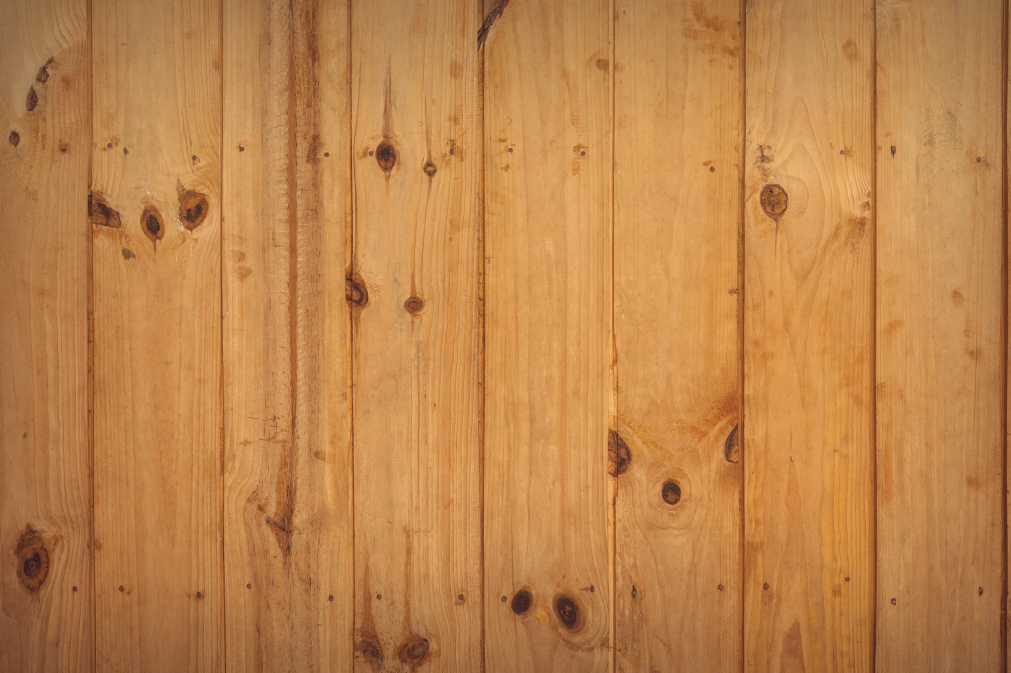
#> input picture images/2017-11-01-17-08-08.jpg, 4043 x 2690 px (shown at 1/4 size)
$ python gmsr_inspection.py images/2017-11-01-17-08-08.jpg out.png 3
#> lines starting #> are read from the running program, lines starting #| are printed output that depends on the picture
import numpy as np
import matplotlib.pyplot as plt
from scipy import ndimage
from skimage import io, color, img_as_float, measure
from skimage.morphology import binary_dilation
from concurrent.futures import ThreadPoolExecutor, ProcessPoolExecutor
import multiprocessing
try:
    import cupy as cp
    HAS_GPU = True
    print("GPU acceleration enabled")
except ImportError:
    HAS_GPU = False
    print("GPU acceleration not available. Install CuPy for GPU support.")

# [28 lines left out: functions compute_gaussian_derivative_filters, process_region, not called in this run]

def extract_gmsr(image, tau_g=2.0, high_threshold=0.2, low_threshold=0.15, num_cores=8):
    """
    Extract Gradient Magnitude based Support Regions with GPU acceleration
    Args:
        image: Input image
        tau_g: Scale parameter for Gaussian derivatives
        high_threshold: Higher threshold for hysteresis
        low_threshold: Lower threshold for hysteresis
        num_cores: Number of CPU cores to use for parallel processing (default: 8)
    """
    if HAS_GPU:
        # Move image to GPU
        image_gpu = cp.asarray(image)

        # Get Gaussian derivative filters (already on GPU)
        gx, gy = compute_gaussian_derivative_filters(tau_g)

        # Compute gradients on GPU
        Gx = cp.array(ndimage.convolve(cp.asnumpy(image_gpu), cp.asnumpy(gx), mode='reflect'))
        Gy = cp.array(ndimage.convolve(cp.asnumpy(image_gpu), cp.asnumpy(gy), mode='reflect'))

        # Compute magnitude on GPU
        M = cp.sqrt(Gx**2 + Gy**2)
        M = M / cp.max(M)

        # Move back to CPU for thresholding
        M = cp.asnumpy(M)
    else:
        # CPU-only computation
        gx, gy = compute_gaussian_derivative_filters(tau_g)
        Gx = ndimage.convolve(image, gx, mode='reflect')
        Gy = ndimage.convolve(image, gy, mode='reflect')
        M = np.sqrt(Gx**2 + Gy**2)
        M = M / np.max(M)

    # Thresholding
    high_mask = M > high_threshold
    low_mask = M > low_threshold

    # Label regions
    labels, num_labels = ndimage.label(high_mask)
    print(f"Found {num_labels} initial regions")

    # Prepare regions for parallel processing
    regions = [(labels == label, low_mask) for label in range(1, num_labels + 1)]

    # Use specified number of cores
    num_cores = min(num_cores, multiprocessing.cpu_count())
    print(f"Processing regions using {num_cores} CPU cores...")

    SR = np.zeros_like(M, dtype=bool)
    with ProcessPoolExecutor(max_workers=num_cores) as executor:
        chunk_size = max(1, len(regions) // (num_cores * 4))  # Process regions in chunks
        for i, grown in enumerate(executor.map(process_region, regions, chunksize=chunk_size)):
            if i % 10 == 0:
                print(f"Processing region {i+1}/{num_labels}")
            SR |= grown

    return SR

# [36 lines left out: function save_as_svg, not called in this run]

def process_image(image_path, crop_x=200, crop_y=400, crop_width=900, crop_height=900, output_svg=None, num_cores=8):
    """
    Process image and extract GMSR features with GPU acceleration
    Args:
        image_path: Path to the image
        crop_x: X coordinate of crop start position
        crop_y: Y coordinate of crop start position
        crop_width: Width of crop region
        crop_height: Height of crop region
        output_svg: Path to save SVG output (optional)
        num_cores: Number of CPU cores to use (default: 8)
    """
#> called with image_path = 'images/2017-11-01-17-08-08.jpg', crop_x = 200, crop_y = 400, crop_width = 900, crop_height = 900, output_svg = 'out.png', num_cores = 3
    print("Loading image...")
    image = img_as_float(io.imread(image_path))
    if image.ndim == 3:
        image = color.rgb2gray(image)
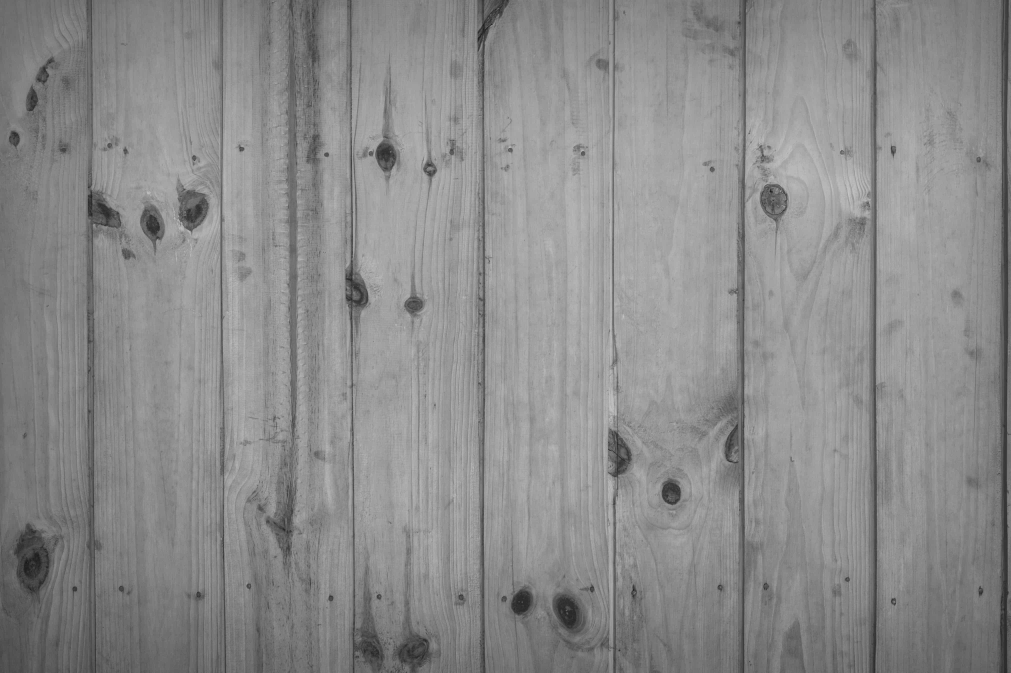
#> image: shape (2690, 4043) float64 (shown at 1/4 size); min 0.0505, max 0.82, mean 0.547

    print(f"Cropping image to region: x={crop_x}, y={crop_y}, width={crop_width}, height={crop_height}")
    end_y = min(crop_y + crop_height, image.shape[0])
#> end_y = 1300
    end_x = min(crop_x + crop_width, image.shape[1])
#> end_x = 1100
    image = image[crop_y:end_y, crop_x:end_x]
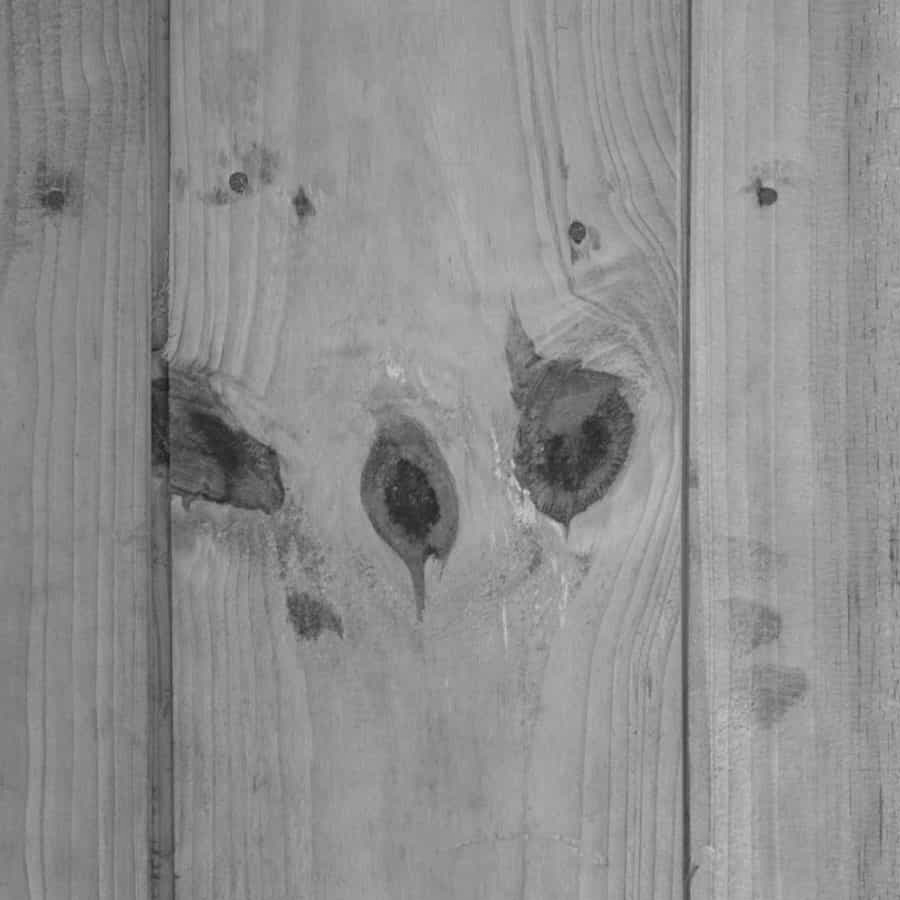
#> image: shape (900, 900) float64; min 0.0931, max 0.82, mean 0.561
    print(f"Cropped image shape: {image.shape}")
#| Cropped image shape: (900, 900)

    print("Extracting GMSR...")
    gmsr = extract_gmsr(image, num_cores=num_cores)
    print("GMSR extraction complete")

    # Save GMSR features as SVG if requested
    if output_svg:
        print(f"Converting GMSR features to SVG...")
        save_as_svg(gmsr, output_svg)

    # Display visualization
    print("Visualizing results...")
    fig = plt.figure(figsize=(15, 5))

    plt.subplot(121)
    plt.title('Original Image (Cropped)')
    plt.imshow(image, cmap='gray')
    plt.axis('off')

    plt.subplot(122)
    plt.title('GMSR Features')
    plt.imshow(gmsr, cmap='gray')
    plt.axis('off')

    plt.tight_layout()
    plt.show()
    print("Visualization complete")

    return gmsr

if __name__ == "__main__":
    import sys
    if len(sys.argv) < 2:
        print("Usage: python gmsr_inspection.py <image_path> [output_svg] [num_cores]")
        sys.exit(1)

    multiprocessing.freeze_support()  # Required for Windows
    image_path = sys.argv[1]
    output_svg = sys.argv[2] if len(sys.argv) > 2 else None
    num_cores = int(sys.argv[3]) if len(sys.argv) > 3 else 8

    process_image(image_path,
                 crop_x=200,
                 crop_y=400,
                 crop_width=900,
                 crop_height=900,
                 output_svg=output_svg,
                 num_cores=num_cores)
#> (the call stopped at in extract_gmsr, `image_gpu = cp.asarray(image)`: cupy is not available in this run)
